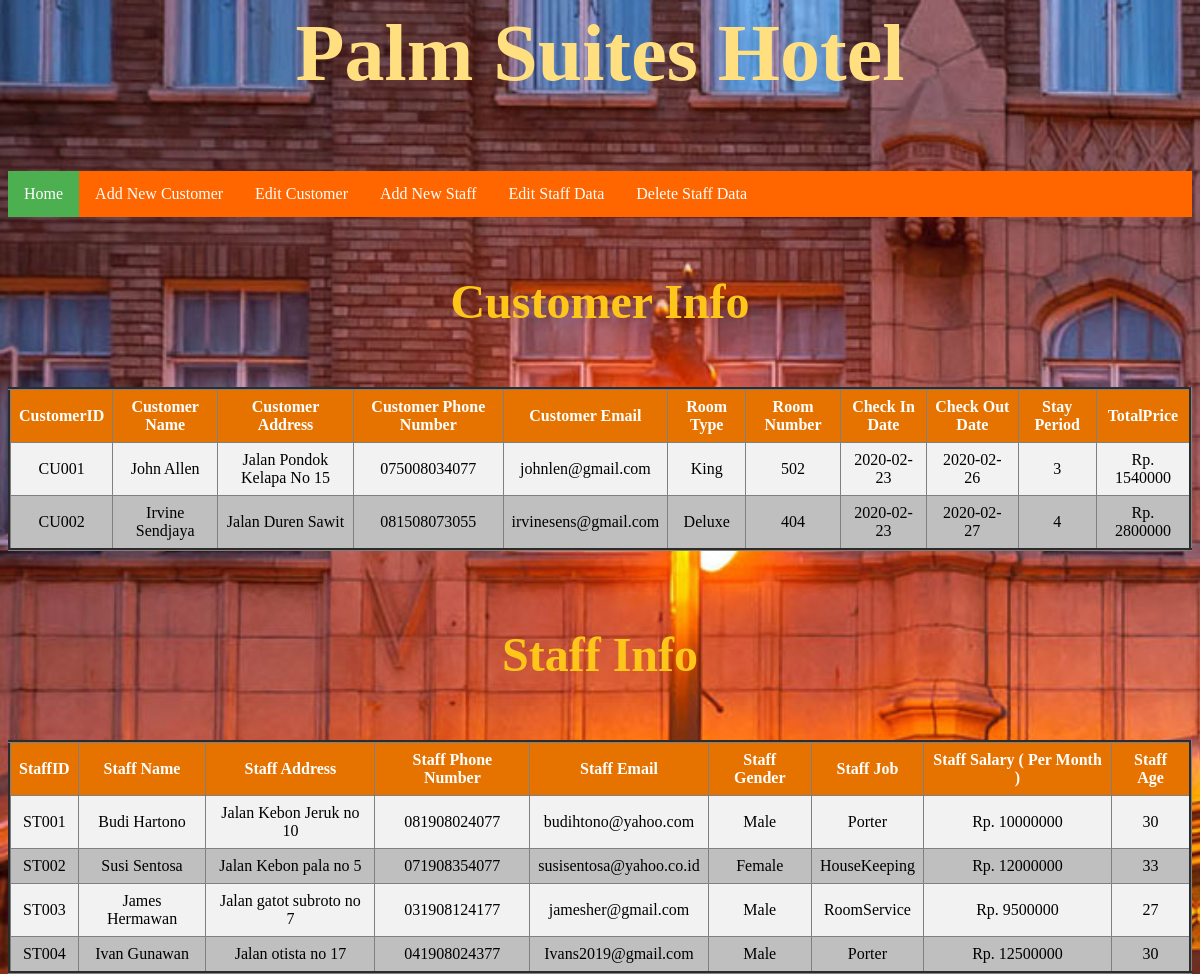
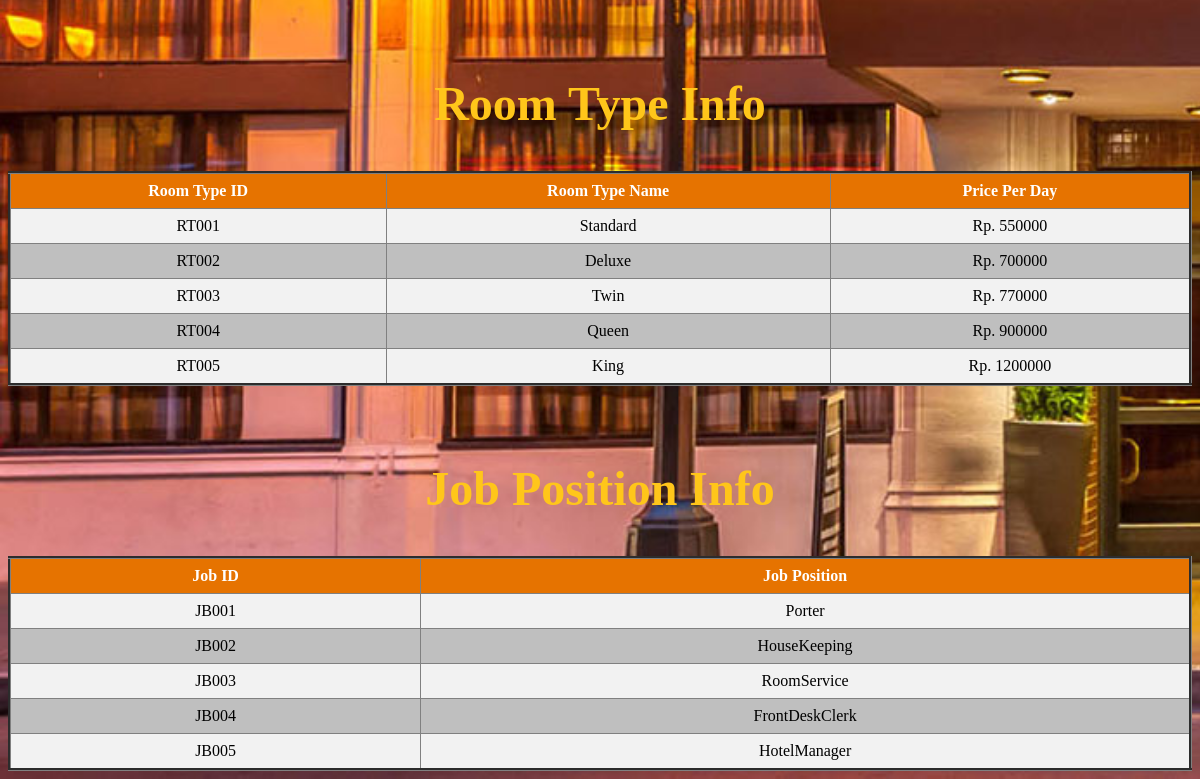
Page /Home.php on the committed database (2 pictures, top to bottom).
### tables this page shows
CREATE TABLE `detailtransaction` (
  `CustomerID` varchar(5) NOT NULL,
  `HeaderTransactionID` varchar(5) NOT NULL
);

CREATE TABLE `customer` (
  `CustomerID` varchar(5) NOT NULL,
  `CustomerName` varchar(100) NOT NULL,
  `CustomerAddress` varchar(150) NOT NULL,
  `CustomerPhone` varchar(15) NOT NULL,
  `CustomerEmail` varchar(100) DEFAULT NULL,
  `RoomTypeID` varchar(5) NOT NULL,
  `RoomNumber` varchar(10) NOT NULL
);

CREATE TABLE `roomtype` (
  `RoomTypeID` varchar(5) NOT NULL,
  `RoomType` varchar(100) NOT NULL,
  `RoomPrice` int(11) NOT NULL
);

CREATE TABLE `headertransaction` (
  `HeaderTransactionID` varchar(5) NOT NULL,
  `CheckInDate` date NOT NULL,
  `CheckOutDate` date NOT NULL,
  `StayPeriod` int(11) NOT NULL,
  `TotalPrice` int(11) NOT NULL,
  `StaffID` varchar(5) NOT NULL
);

CREATE TABLE `staff` (
  `StaffID` varchar(5) NOT NULL,
  `StaffName` varchar(255) NOT NULL,
  `StaffSalary` int(11) NOT NULL,
  `StaffAddress` varchar(255) NOT NULL,
  `StaffPhone` varchar(15) NOT NULL,
  `StaffEmail` varchar(100) DEFAULT NULL,
  `StaffGender` varchar(7) DEFAULT NULL,
  `StaffAge` int(11) NOT NULL,
  `JobID` varchar(5) NOT NULL
);

CREATE TABLE `job` (
  `JobID` varchar(5) NOT NULL,
  `JobName` varchar(100) NOT NULL
);

### Home.php (the view, shortened to what this page needs)
<html>
<head>
</head>
<body bgcolor="#ffc266">
    <h1>Palm Suites Hotel</h1>
    <br>
    <ul>
         <li><a class="active" href="Home.php">Home</a></li>
         <li><a href="AddCustomer.php">Add New Customer</a></li>
         <li><a href="EditCustomerData.php">Edit Customer</a></li>
         <li><a href="AddStaff.php">Add New Staff</a></li>
         <li><a href="EditStaffData.php">Edit Staff Data</a></li>
         <li><a href="DeleteStaffData.php">Delete Staff Data</a></li>
    </ul>
    <br>
    <h2>Customer Info</h2>
    <br>
    <table width='120%' border=3>
        <tr>
            <th>CustomerID</th>
            <th>Customer Name</th>
            <th>Customer Address</th>
            <th>Customer Phone Number</th>
            <th>Customer Email</th>
            <th>Room Type</th>
            <th>Room Number</th>
            <th>Check In Date</th>
            <th>Check Out Date</th>
            <th>Stay Period</th>
            <th>TotalPrice</th>
        </tr>
        <?php
    $databaseHost = 'localhost';
    $databaseName = 'HotelManagement';
    $databaseUsername = 'root';
    $databasePassword = '';
    $mysqli = mysqli_connect($databaseHost, $databaseUsername, $databasePassword, $databaseName);
    $query = 'SELECT dt.CustomerID,CustomerName,CustomerAddress,CustomerPhone,CustomerEmail,RoomType,RoomNumber,CheckInDate,CheckOutDate,StayPeriod,TotalPrice
    FROM DetailTransaction dt join HeaderTransaction ht on dt.HeaderTransactionID=ht.HeaderTransactionID join Customer cs on cs.CustomerID=dt.CustomerID join RoomType rm
    on rm.RoomTypeID=cs.RoomTypeID';
    $result = mysqli_query($mysqli, $query);
    while($user_data = mysqli_fetch_array($result)) {
        echo "<tr>";
        echo "<td>".$user_data['CustomerID']."</td>";
        echo "<td>".$user_data['CustomerName']."</td>";
        echo "<td>".$user_data['CustomerAddress']."</td>";
        echo "<td>".$user_data['CustomerPhone']."</td>";
        echo "<td>".$user_data['CustomerEmail']."</td>";
        echo "<td>".$user_data['RoomType']."</td>";
        echo "<td>".$user_data['RoomNumber']."</td>";
        echo "<td>".$user_data['CheckInDate']."</td>";
        echo "<td>".$user_data['CheckOutDate']."</td>";
        echo "<td>".$user_data['StayPeriod']."</td>";
        echo "<td>Rp. ".$user_data['TotalPrice']."</td>";
    }
    ?>
    </table>
    <br>
    <br>
    <h2>Staff Info</h2>
    <br>
    <table width='120%' border=3>
        <tr>
            <th>StaffID</th>
            <th>Staff Name</th>
            <th>Staff Address</th>
            <th>Staff Phone Number</th>
            <th>Staff Email</th>
            <th>Staff Gender</th>
            <th>Staff Job</th>
            <th>Staff Salary ( Per Month )</th>
            <th>Staff Age</th>
        </tr>
    <?php
    $databaseHost = 'localhost';
    $databaseName = 'HotelManagement';
    $databaseUsername = 'root';
    $databasePassword = '';
    $mysqli = mysqli_connect($databaseHost, $databaseUsername, $databasePassword, $databaseName);
    $query = 'SELECT Staff.StaffID,StaffName,StaffAddress,StaffPhone,StaffEmail,StaffGender,JobName,StaffSalary,StaffAge FROM Staff join job on Staff.JobID=Job.JobID ORDER BY Staff.StaffID ';
    $result = mysqli_query($mysqli, $query);
    while($user_data = mysqli_fetch_array($result)) {
        echo "<tr>";
        echo "<td>".$user_data['StaffID']."</td>";
        echo "<td>".$user_data['StaffName']."</td>";
        echo "<td>".$user_data['StaffAddress']."</td>";
        echo "<td>".$user_data['StaffPhone']."</td>";
        echo "<td>".$user_data['StaffEmail']."</td>";
        echo "<td>".$user_data['StaffGender']."</td>";
        echo "<td>".$user_data['JobName']."</td>";
        echo "<td>Rp. ".$user_data['StaffSalary']."</td>";
        echo "<td>".$user_data['StaffAge']."</td>";
    }
    ?>
    </table>
    <br>
    <br>
    <h2>Room Type Info</h2>
    <table width='120%' border=3>
        <tr>
            <th>Room Type ID</th>
            <th>Room Type Name</th>
            <th>Price Per Day</th>
        </tr>
        <?php
    $databaseHost = 'localhost';
    $databaseName = 'HotelManagement';
    $databaseUsername = 'root';
    $databasePassword = '';
    $mysqli = mysqli_connect($databaseHost, $databaseUsername, $databasePassword, $databaseName);
    $query ='SELECT * FROM RoomType';
    $result = mysqli_query($mysqli, $query);
    while($user_data = mysqli_fetch_array($result)) {
        echo "<tr>";
        echo "<td>".$user_data['RoomTypeID']."</td>";
        echo "<td>".$user_data['RoomType']."</td>";
        echo "<td>Rp. ".$user_data['RoomPrice']."</td>";
    }
    ?>
    </table>
    <br>
    <br>
    <h2>Job Position Info</h2>
    <table width='120%' border=3>
        <tr>
            <th>Job ID</th>
            <th>Job Position</th>
        </tr>
        <?php
    $databaseHost = 'localhost';
    $databaseName = 'HotelManagement';
    $databaseUsername = 'root';
    $databasePassword = '';
    $mysqli = mysqli_connect($databaseHost, $databaseUsername, $databasePassword, $databaseName);
    $query ='SELECT * FROM Job';
    $result = mysqli_query($mysqli, $query);
    while($user_data = mysqli_fetch_array($result)) {
        echo "<tr>";
        echo "<td>".$user_data['JobID']."</td>";
        echo "<td>".$user_data['JobName']."</td>";
    }
    ?>
    </table>
</body>
</html>

### Home.php (style rules this page uses)
body { background-image: url('homebackground.jpg'); background-repeat: no-repeat; background-attachment: fixed; background-size: cover; }
ul { list-style-type: none; margin: 0; padding: 0; overflow: hidden; background-color: #ff6600; position: -webkit-sticky; position: sticky; top: 0; }
li { float: left; }
li a { display: block; color: white; text-align: center; padding: 14px 16px; text-decoration: none; }
.active { background-color: #4CAF50; }
table { border-collapse: collapse; width: 100%; }
th, td { text-align: center; padding: 8px; }
tr:nth-child(even) { background-color: #f2f2f2 }
tr:nth-child(odd) { background-color: #bfbfbf }
th { background-color: #e67300; color: white; }
h1 { font-size: 500%; font-family:impact; color:#ffdf80; text-align:center; }
h2 { font-family:georgia; text-align:center; font-size: 300%; color:#ffc61a; }

### rows in the picture
detailtransaction: CustomerID "CU001", CustomerID.CustomerName "John Allen", CustomerID.CustomerAddress "Jalan Pondok Kelapa No 15", CustomerID.CustomerPhone "075008034077", CustomerID.CustomerEmail "johnlen@gmail.com", roomtype.RoomType "King", CustomerID.RoomNumber "502", HeaderTransactionID.CheckInDate "2020-02-23", HeaderTransactionID.CheckOutDate "2020-02-26", HeaderTransactionID.StayPeriod "3", HeaderTransactionID.TotalPrice "1540000"
detailtransaction: CustomerID "CU002", CustomerID.CustomerName "Irvine Sendjaya", CustomerID.CustomerAddress "Jalan Duren Sawit", CustomerID.CustomerPhone "081508073055", CustomerID.CustomerEmail "irvinesens@gmail.com", roomtype.RoomType "Deluxe", CustomerID.RoomNumber "404", HeaderTransactionID.CheckInDate "2020-02-23", HeaderTransactionID.CheckOutDate "2020-02-27", HeaderTransactionID.StayPeriod "4", HeaderTransactionID.TotalPrice "2800000"
staff: StaffID "ST001", StaffName "Budi Hartono", StaffAddress "Jalan Kebon Jeruk no 10", StaffPhone "081908024077", StaffEmail "budihtono@yahoo.com", StaffGender "Male", JobID.JobName "Porter", StaffSalary "10000000", StaffAge "30"
staff: StaffID "ST002", StaffName "Susi Sentosa", StaffAddress "Jalan Kebon pala no 5", StaffPhone "071908354077", StaffEmail "susisentosa@yahoo.co.id", StaffGender "Female", JobID.JobName "HouseKeeping", StaffSalary "12000000", StaffAge "33"
staff: StaffID "ST003", StaffName "James Hermawan", StaffAddress "Jalan gatot subroto no 7", StaffPhone "031908124177", StaffEmail "jamesher@gmail.com", StaffGender "Male", JobID.JobName "RoomService", StaffSalary "9500000", StaffAge "27"
staff: StaffID "ST004", StaffName "Ivan Gunawan", StaffAddress "Jalan otista no 17", StaffPhone "041908024377", StaffEmail "Ivans2019@gmail.com", StaffGender "Male", JobID.JobName "Porter", StaffSalary "12500000", StaffAge "30"
roomtype: RoomTypeID "RT001", RoomType "Standard", RoomPrice "550000"
roomtype: RoomTypeID "RT002", RoomType "Deluxe", RoomPrice "700000"
roomtype: RoomTypeID "RT003", RoomType "Twin", RoomPrice "770000"
roomtype: RoomTypeID "RT004", RoomType "Queen", RoomPrice "900000"
roomtype: RoomTypeID "RT005", RoomType "King", RoomPrice "1200000"
job: JobID "JB001", JobName "Porter"
job: JobID "JB002", JobName "HouseKeeping"
job: JobID "JB003", JobName "RoomService"
job: JobID "JB004", JobName "FrontDeskClerk"
job: JobID "JB005", JobName "HotelManager"
